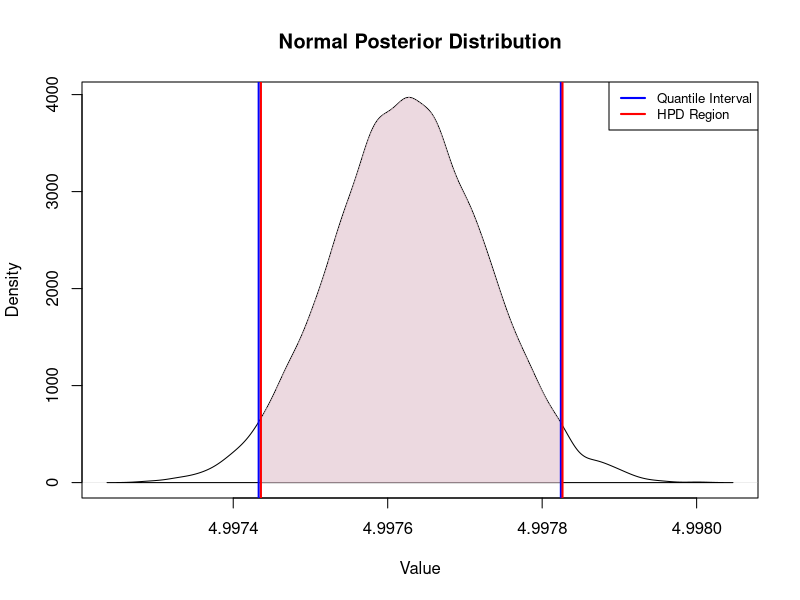
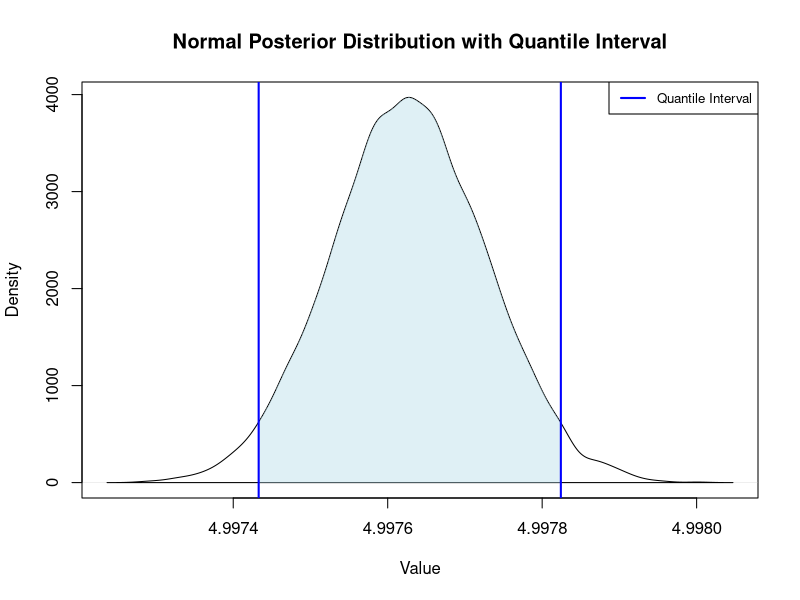
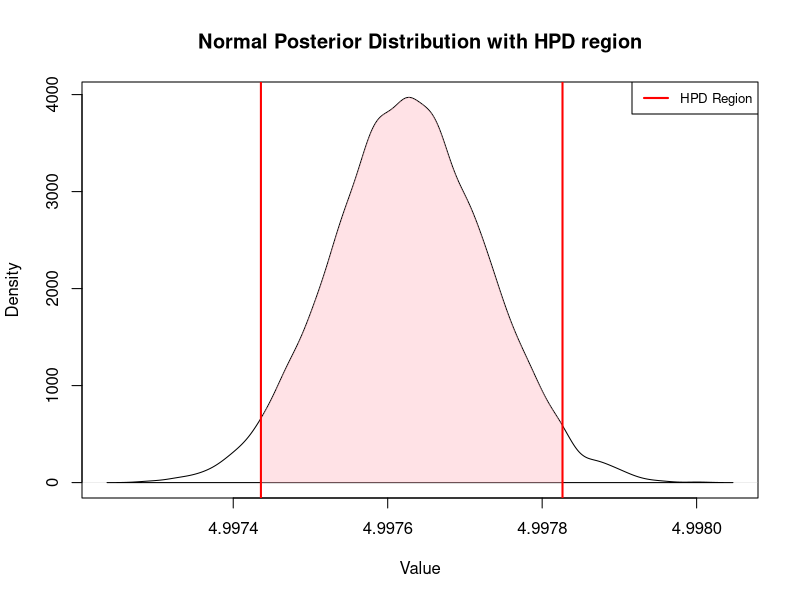
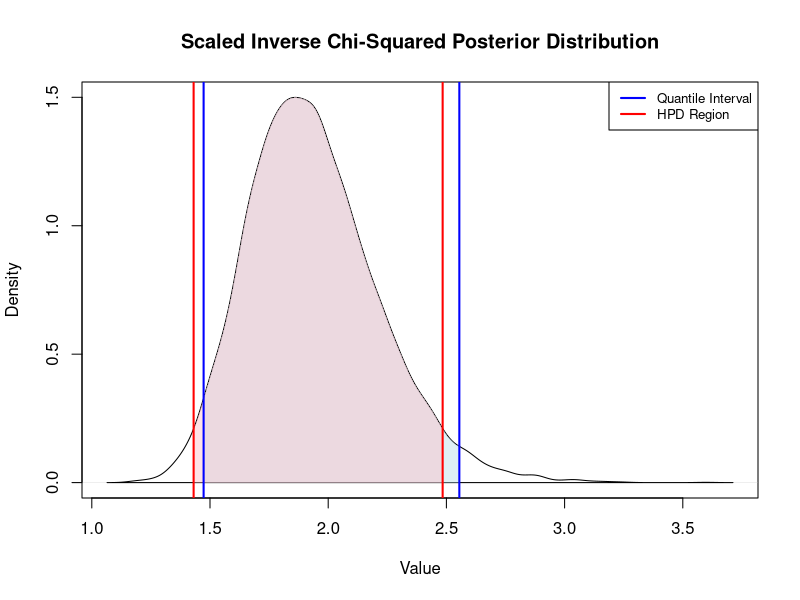
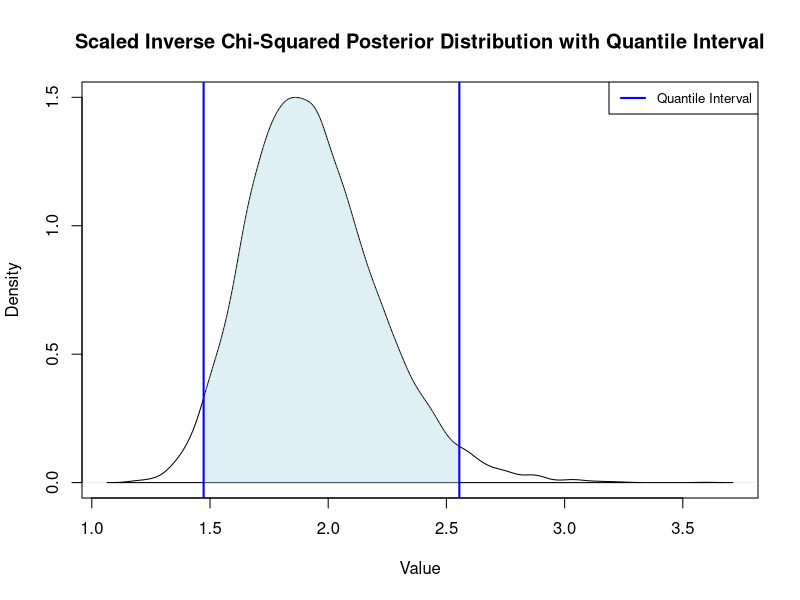
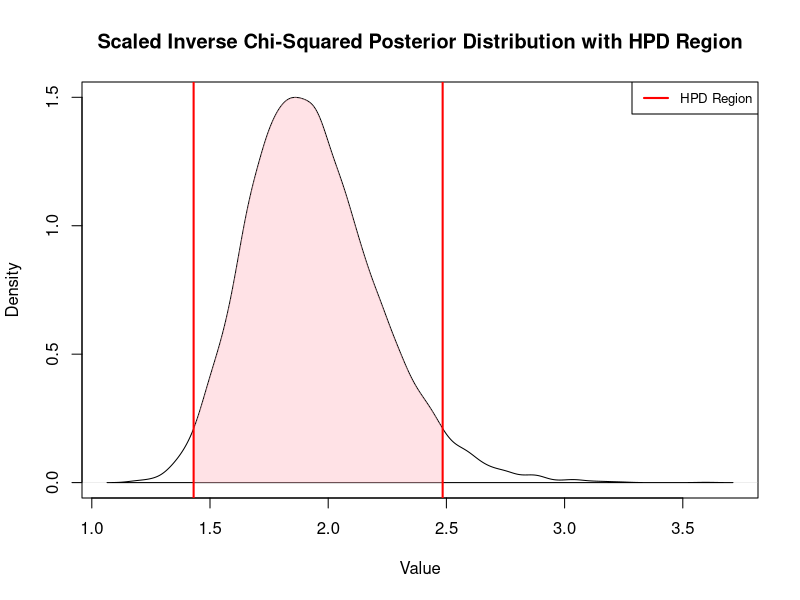
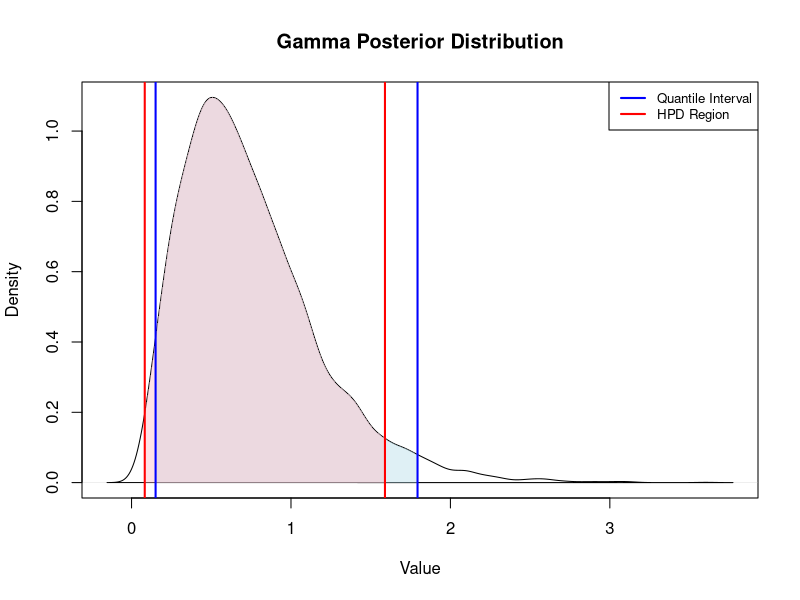
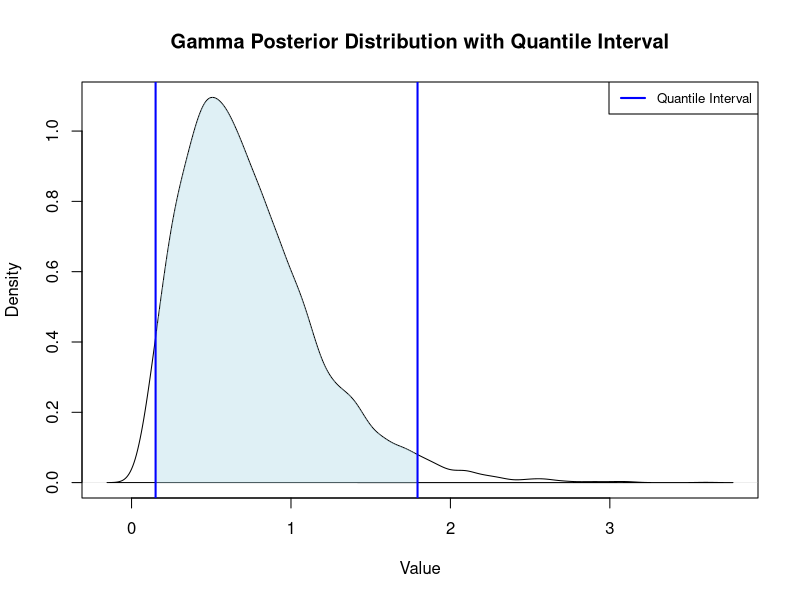

Reproduce these figures in R, in order.
## ---- chunk 1
# Read library
library(ggplot2)
library(coda)

# 1. Normal Distribution

set.seed(123) # for reproducibility

# Prior parameters
mu0 <- 5
tau2 <- 9

# Sample data (example: replace with actual data)
sample_data <- rnorm(10000, mean=5, sd=1)  # 10000 data points
x_bar <- mean(sample_data)
n <- length(sample_data)

# Likelihood variance
sigma2 <- 1

# Posterior Mean and Variance
mu_post <- (mu0 / tau2 + x_bar * n / sigma2) / (1 / tau2 + n / sigma2)
sigma2_post <- 1 / (1 / tau2 + n / sigma2)

sample_normal <- rnorm(10000, mean=mu_post, sd=sigma2_post)

# Quantile Interval
quantile_interval_normal <- quantile(sample_normal, probs=c(0.025, 0.975))

# HPD Region using coda package
library(coda)
hpd_region_normal <- HPDinterval(as.mcmc(sample_normal), prob=0.95)


# Print the Quantile Interval and HPD Region
cat("Quantile Interval (95%):\n")
cat("Lower Bound:", quantile_interval_normal[1], "\n")
cat("Upper Bound:", quantile_interval_normal[2], "\n\n")

cat("HPD Region (95%):\n")
cat("Lower Bound:", hpd_region_normal[1], "\n")
cat("Upper Bound:", hpd_region_normal[2], "\n")
## ---- chunk 2
# Calculating the density
density_normal <- density(sample_normal)

# Plot the density with quantile interval and HPD region
plot(density_normal, main="Normal Posterior Distribution", xlab="Value", ylab="Density", type="n", col="grey", ylim=c(0, max(density_normal$y)))

# Adding colored area under the density curve
polygon(density_normal)  # light gray with transparency

# Highlighting the area between quantile interval
x_fill <- seq(quantile_interval_normal[1], quantile_interval_normal[2], length.out=length(density_normal$x))
y_fill <- approx(density_normal$x, density_normal$y, x_fill)$y
polygon(c(quantile_interval_normal[1], x_fill, quantile_interval_normal[2]), c(0, y_fill, 0), col=rgb(173, 216, 230, maxColorValue=255, alpha=100), border=NA)  # light blue with transparency

# Highlighting the area between HPD region
x_fill_hpd <- seq(hpd_region_normal[1], hpd_region_normal[2], length.out=length(density_normal$x))
y_fill_hpd <- approx(density_normal$x, density_normal$y, x_fill_hpd)$y
polygon(c(hpd_region_normal[1], x_fill_hpd, hpd_region_normal[2]), c(0, y_fill_hpd, 0), col=rgb(255, 182, 193, maxColorValue=255, alpha=100), border=NA)  # light pink with transparency


# Adding quantile interval and HPD region lines
abline(v=quantile_interval_normal, col="blue", lwd=2)
abline(v=hpd_region_normal, col="red", lwd=2)

# Add legend
legend("topright", legend=c("Quantile Interval", "HPD Region"), 
       col=c("blue", "red"), lwd=2, cex=0.8)

## ---- chunk 3
# Plot the density with quantile interval
plot(density_normal, main="Normal Posterior Distribution with Quantile Interval", xlab="Value", ylab="Density", type="n", ylim=c(0, max(density_normal$y)))

# Adding colored area under the density curve
polygon(density_normal)

# Highlighting the area between quantile interval
x_fill <- seq(quantile_interval_normal[1], quantile_interval_normal[2], length.out=length(density_normal$x))
y_fill <- approx(density_normal$x, density_normal$y, x_fill)$y
polygon(c(quantile_interval_normal[1], x_fill, quantile_interval_normal[2]), c(0, y_fill, 0), col=rgb(173, 216, 230, maxColorValue=255, alpha=100), border=NA)  # light blue with transparency

# Adding quantile interval lines
abline(v=quantile_interval_normal, col="blue", lwd=2)

# Add legend
legend("topright", legend=c("Quantile Interval"), 
       col=c("blue"), lwd=2, cex=0.8)
## ---- chunk 4
# Calculating the density with HPD Region
density_normal <- density(sample_normal)

# Plot the density
plot(density_normal, main="Normal Posterior Distribution with HPD region", xlab="Value", ylab="Density", type="n", col="grey", ylim=c(0, max(density_normal$y)))

# Adding colored area under the density curve
polygon(density_normal)

# Highlighting the area between HPD region
x_fill_hpd <- seq(hpd_region_normal[1], hpd_region_normal[2], length.out=length(density_normal$x))
y_fill_hpd <- approx(density_normal$x, density_normal$y, x_fill_hpd)$y
polygon(c(hpd_region_normal[1], x_fill_hpd, hpd_region_normal[2]), c(0, y_fill_hpd, 0), col=rgb(255, 182, 193, maxColorValue=255, alpha=100), border=NA)  # light pink with transparency

# Adding HPD region lines
abline(v=hpd_region_normal, col="red", lwd=2)

# Add legend
legend("topright", legend=c("HPD Region"), 
       col=c("red"), lwd=2, cex=0.8)
## ---- chunk 5
#2. Scaled Inverse Chi-Squared Distribution

set.seed(123) # for reproducibility

# Prior parameters for scaled inverse chi-squared distribution
nu0 <- 1
sigma0_sq <- 4

# Generating sample data from a Normal distribution
sample_mean <- 1
sample_sd <- 1.5
n <- 100  # sample size
sample_data <- rnorm(n, mean=sample_mean, sd=sample_sd)

# Calculating the posterior parameters
sum_sq <- sum((sample_data - sample_mean)^2)
nu_post <- nu0 + n
sigma_post_sq <- (nu0 * sigma0_sq + sum_sq) / nu_post

# Generate posterior distribution:
sample_sic <- (nu_post * sigma_post_sq) / rchisq(10000, df=nu_post)  # Adjusted for scaled inverse chi-squared

# Quantile Interval
quantile_interval_sic <- quantile(sample_sic, probs=c(0.025, 0.975))

# HPD Region using coda package
hpd_region_sic <- HPDinterval(as.mcmc(sample_sic), prob=0.95)

# Print the Quantile Interval and HPD Region
cat("Quantile Intervals (95%):\n")
cat("Lower Bound:", quantile_interval_sic[1], "\n")
cat("Upper Bound:", quantile_interval_sic[2], "\n\n")

cat("HPD Region (95%):\n")
cat("Lower Bound:", hpd_region_sic[1], "\n")
cat("Upper Bound:", hpd_region_sic[2], "\n")
## ---- chunk 6
# Calculating the density
density_sic <- density(sample_sic)

# Plot the density with quantile interval and HPD region
plot(density_sic, main="Scaled Inverse Chi-Squared Posterior Distribution", xlab="Value", ylab="Density", type="n", col="grey", ylim=c(0, max(density_sic$y)))

# Adding colored area under the density curve
polygon(density_sic)

# Highlighting the area between quantile interval
x_fill <- seq(quantile_interval_sic[1], quantile_interval_sic[2], length.out=length(density_sic$x))
y_fill <- approx(density_sic$x, density_sic$y, x_fill)$y
polygon(c(quantile_interval_sic[1], x_fill, quantile_interval_sic[2]), c(0, y_fill, 0), col=rgb(173, 216, 230, maxColorValue=255, alpha=100), border=NA)  # light blue with transparency

# Highlighting the area between HPD region
x_fill_hpd <- seq(hpd_region_sic[1], hpd_region_sic[2], length.out=length(density_sic$x))
y_fill_hpd <- approx(density_sic$x, density_sic$y, x_fill_hpd)$y
polygon(c(hpd_region_sic[1], x_fill_hpd, hpd_region_sic[2]), c(0, y_fill_hpd, 0), col=rgb(255, 182, 193, maxColorValue=255, alpha=100), border=NA)  # light pink with transparency

# Adding quantile interval and HPD region lines
abline(v=quantile_interval_sic, col="blue", lwd=2)
abline(v=hpd_region_sic, col="red", lwd=2)

# Add legend
legend("topright", legend=c("Quantile Interval", "HPD Region"), 
       col=c("blue", "red"), lwd=2, cex=0.8)
## ---- chunk 7
# Plot the density with quantile interval
plot(density_sic, main="Scaled Inverse Chi-Squared Posterior Distribution with Quantile Interval", xlab="Value", ylab="Density", type="n", col="grey", ylim=c(0, max(density_sic$y)))

# Adding colored area under the density curve
polygon(density_sic)

# Highlighting the area between quantile interval
x_fill <- seq(quantile_interval_sic[1], quantile_interval_sic[2], length.out=length(density_sic$x))
y_fill <- approx(density_sic$x, density_sic$y, x_fill)$y
polygon(c(quantile_interval_sic[1], x_fill, quantile_interval_sic[2]), c(0, y_fill, 0), col=rgb(173, 216, 230, maxColorValue=255, alpha=100), border=NA)  # light blue with transparency

# Adding quantile interval lines
abline(v=quantile_interval_sic, col="blue", lwd=2)

# Add legend
legend("topright", legend=c("Quantile Interval"), 
       col=c("blue"), lwd=2, cex=0.8)
## ---- chunk 8
# Plot the density with HPD region
plot(density_sic, main="Scaled Inverse Chi-Squared Posterior Distribution with HPD Region", xlab="Value", ylab="Density", type="n", col="grey", ylim=c(0, max(density_sic$y)))

# Adding colored area under the density curve
polygon(density_sic)

# Highlighting the area between HPD region
x_fill_hpd <- seq(hpd_region_sic[1], hpd_region_sic[2], length.out=length(density_sic$x))
y_fill_hpd <- approx(density_sic$x, density_sic$y, x_fill_hpd)$y
polygon(c(hpd_region_sic[1], x_fill_hpd, hpd_region_sic[2]), c(0, y_fill_hpd, 0), col=rgb(255, 182, 193, maxColorValue=255, alpha=100), border=NA)  # light pink with transparency

# Adding HPD region lines
abline(v=hpd_region_sic, col="red", lwd=2)

# Add legend
legend("topright", legend=c("HPD Region"), 
       col=c("red"), lwd=2, cex=0.8)
## ---- chunk 9
# 3. Gamma Distribution

set.seed(123) # for reproducibility

# Prior parameters
alpha_prior_gamma <- 1
beta_prior_gamma  <- 3

# Poisson data with an observed count of 2
observed_count <- 2

# Posterior parameters
alpha_posterior_gamma <- alpha_prior_gamma + observed_count # alpha + observed count
beta_posterior_gamma <- beta_prior_gamma + 1 # beta + 1

sample_gamma <- rgamma(10000, shape=alpha_posterior_gamma, rate=beta_posterior_gamma)

# Quantile Interval
quantile_interval_gamma <- quantile(sample_gamma, probs=c(0.025, 0.975))

# HPD Region using coda package
hpd_region_gamma <- HPDinterval(as.mcmc(sample_gamma), prob=0.95)

# Print the Quantile Interval and HPD Region
cat("Quantile Intervals (95%):\n")
cat("Lower Bound:", quantile_interval_gamma[1], "\n")
cat("Upper Bound:", quantile_interval_gamma[2], "\n\n")

cat("HPD Region (95%):\n")
cat("Lower Bound:", hpd_region_gamma[1], "\n")
cat("Upper Bound:", hpd_region_gamma[2], "\n")
## ---- chunk 10
# Calculating the density
density_gamma <- density(sample_gamma)

# Plot the density with quantile interval and HPD region 
plot(density_gamma, main="Gamma Posterior Distribution", xlab="Value", ylab="Density", type="n", col="grey", ylim=c(0, max(density_gamma$y)))

# Adding colored area under the density curve
polygon(density_gamma)  

# Highlighting the area between quantile interval
x_fill <- seq(quantile_interval_gamma[1], quantile_interval_gamma[2], length.out=length(density_gamma$x))
y_fill <- approx(density_gamma$x, density_gamma$y, x_fill)$y
polygon(c(quantile_interval_gamma[1], x_fill, quantile_interval_gamma[2]), c(0, y_fill, 0), col=rgb(173, 216, 230, maxColorValue=255, alpha=100), border=NA)  # light blue with transparency

# Highlighting the area between HPD region
x_fill_hpd <- seq(hpd_region_gamma[1], hpd_region_gamma[2], length.out=length(density_gamma$x))
y_fill_hpd <- approx(density_gamma$x, density_gamma$y, x_fill_hpd)$y
polygon(c(hpd_region_gamma[1], x_fill_hpd, hpd_region_gamma[2]), c(0, y_fill_hpd, 0), col=rgb(255, 182, 193, maxColorValue=255, alpha=100), border=NA)  # light pink with transparency

# Adding quantile interval and HPD region lines
abline(v=quantile_interval_gamma, col="blue", lwd=2)
abline(v=hpd_region_gamma, col="red", lwd=2)

# Add legend
legend("topright", legend=c("Quantile Interval", "HPD Region"), 
       col=c("blue", "red"), lwd=2, cex=0.8)
## ---- chunk 11
# Plot the density with quantile interval
plot(density_gamma, main="Gamma Posterior Distribution with Quantile Interval", xlab="Value", ylab="Density", type="n", col="grey", ylim=c(0, max(density_gamma$y)))

# Adding colored area under the density curve
polygon(density_gamma) 

# Highlighting the area between quantile interval
x_fill <- seq(quantile_interval_gamma[1], quantile_interval_gamma[2], length.out=length(density_gamma$x))
y_fill <- approx(density_gamma$x, density_gamma$y, x_fill)$y
polygon(c(quantile_interval_gamma[1], x_fill, quantile_interval_gamma[2]), c(0, y_fill, 0), col=rgb(173, 216, 230, maxColorValue=255, alpha=100), border=NA)  # light blue with transparency

# Adding quantile interval lines
abline(v=quantile_interval_gamma, col="blue", lwd=2)

# Add legend
legend("topright", legend=c("Quantile Interval"), 
       col=c("blue"), lwd=2, cex=0.8)
## ---- chunk 12
# Plot the density with HPD region
plot(density_gamma, main="Gamma Posterior Distribution with HPD Region", xlab="Value", ylab="Density", type="n", col="grey", ylim=c(0, max(density_gamma$y)))

# Adding colored area under the density curve
polygon(density_gamma)  

# Highlighting the area between HPD region
x_fill_hpd <- seq(hpd_region_gamma[1], hpd_region_gamma[2], length.out=length(density_gamma$x))
y_fill_hpd <- approx(density_gamma$x, density_gamma$y, x_fill_hpd)$y
polygon(c(hpd_region_gamma[1], x_fill_hpd, hpd_region_gamma[2]), c(0, y_fill_hpd, 0), col=rgb(255, 182, 193, maxColorValue=255, alpha=100), border=NA)  # light pink with transparency

# Adding HPD region lines
abline(v=hpd_region_gamma, col="red", lwd=2)

# Add legend
legend("topright", legend=c("HPD Region"), 
       col=c("red"), lwd=2, cex=0.8)
## ---- chunk 13
# 4. Beta Distribution
set.seed(123) # for reproducibility

# Prior parameters
alpha_prior_beta <- 1
beta_prior_beta <- 2

# Data: 2 successes in 10 trials
successes <- 2
trials <- 10

# Posterior parameters
alpha_posterior_beta <- alpha_prior_beta + successes
beta_posterior_beta <- beta_prior_beta + trials - successes

# Generate the Beta porsteior distribution
sample_beta <- rbeta(10000, shape1=alpha_posterior_beta, shape2=beta_posterior_beta)

# Quantile Interval
quantile_interval_beta <- quantile(sample_beta, probs=c(0.025, 0.975))

# HPD Region using coda package
hpd_region_beta <- HPDinterval(as.mcmc(sample_beta), prob=0.95)

# Print the Quantile Intervals and HPD Region
cat("Quantile Intervals (95%):\n")
cat("Lower Bound:", quantile_interval_beta[1], "\n")
cat("Upper Bound:", quantile_interval_beta[2], "\n\n")

cat("HPD Region (95%):\n")
cat("Lower Bound:", hpd_region_beta[1], "\n")
cat("Upper Bound:", hpd_region_beta[2], "\n")
## ---- chunk 14
# Calculating the density 
density_beta <- density(sample_beta)

# Plot the density with quantile interval and HPD region
plot(density_beta, main="Beta Posterior Distribution", xlab="Value", ylab="Density", type="n", col="grey", ylim=c(0, max(density_beta$y)))

# Adding colored area under the density curve
polygon(density_beta) 

# Highlighting the area between quantile interval
x_fill <- seq(quantile_interval_beta[1], quantile_interval_beta[2], length.out=length(density_beta$x))
y_fill <- approx(density_beta$x, density_beta$y, x_fill)$y
polygon(c(quantile_interval_beta[1], x_fill, quantile_interval_beta[2]), c(0, y_fill, 0), col=rgb(173, 216, 230, maxColorValue=255, alpha=100), border=NA)  # light blue with transparency

# Highlighting the area between HPD region
x_fill_hpd <- seq(hpd_region_beta[1], hpd_region_beta[2], length.out=length(density_beta$x))
y_fill_hpd <- approx(density_beta$x, density_beta$y, x_fill_hpd)$y
polygon(c(hpd_region_beta[1], x_fill_hpd, hpd_region_beta[2]), c(0, y_fill_hpd, 0), col=rgb(255, 182, 193, maxColorValue=255, alpha=100), border=NA)  # light pink with transparency

# Adding quantile interval and HPD region lines
abline(v=quantile_interval_beta, col="blue", lwd=2)
abline(v=hpd_region_beta, col="red", lwd=2)

# Add legend
legend("topright", legend=c("Quantile Interval", "HPD Region"), 
       col=c("blue", "red"), lwd=2, cex=0.8)
## ---- chunk 15
# Plot the density with quantile interval
plot(density_beta, main="Beta Posterior Distribution with Quantile Interval", xlab="Value", ylab="Density", type="n", col="grey", ylim=c(0, max(density_beta$y)))

# Adding colored area under the density curve
polygon(density_beta) 

# Highlighting the area between quantile interval
x_fill <- seq(quantile_interval_beta[1], quantile_interval_beta[2], length.out=length(density_beta$x))
y_fill <- approx(density_beta$x, density_beta$y, x_fill)$y
polygon(c(quantile_interval_beta[1], x_fill, quantile_interval_beta[2]), c(0, y_fill, 0), col=rgb(173, 216, 230, maxColorValue=255, alpha=100), border=NA)  # light blue with transparency

# Adding quantile interval lines
abline(v=quantile_interval_beta, col="blue", lwd=2)

# Add legend
legend("topright", legend=c("Quantile Interval"), 
       col=c("blue"), lwd=2, cex=0.8)
## ---- chunk 16
# Plot the density with HPD region
plot(density_beta, main="Beta Posterior Distribution with HPD Region", xlab="Value", ylab="Density", type="n", col="grey", ylim=c(0, max(density_beta$y)))

# Adding colored area under the density curve
polygon(density_beta) 

# Highlighting the area between HPD region
x_fill_hpd <- seq(hpd_region_beta[1], hpd_region_beta[2], length.out=length(density_beta$x))
y_fill_hpd <- approx(density_beta$x, density_beta$y, x_fill_hpd)$y
polygon(c(hpd_region_beta[1], x_fill_hpd, hpd_region_beta[2]), c(0, y_fill_hpd, 0), col=rgb(255, 182, 193, maxColorValue=255, alpha=100), border=NA)  # light pink with transparency

# Adding HPD region lines
abline(v=hpd_region_beta, col="red", lwd=2)

# Add legend
legend("topright", legend=c("HPD Region"), 
       col=c("red"), lwd=2, cex=0.8)
